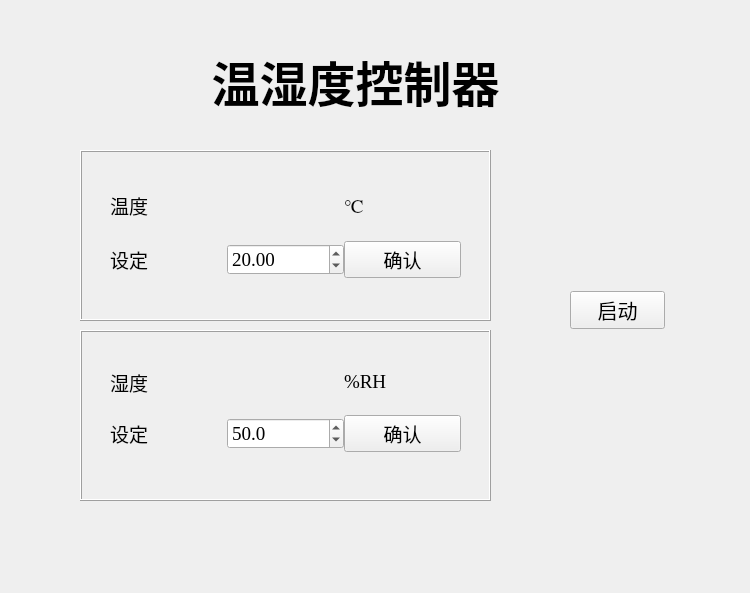
<?xml version="1.0" encoding="UTF-8"?>
<ui version="4.0">
 <class>Form_temset</class>
 <widget class="QWidget" name="Form_temset">
  <property name="geometry">
   <rect>
    <x>0</x>
    <y>0</y>
    <width>750</width>
    <height>593</height>
   </rect>
  </property>
  <property name="font">
   <font>
    <family>Times New Roman</family>
    <pointsize>14</pointsize>
    <weight>50</weight>
    <italic>false</italic>
    <bold>false</bold>
   </font>
  </property>
  <property name="mouseTracking">
   <bool>false</bool>
  </property>
  <property name="windowTitle">
   <string>Form</string>
  </property>
  <property name="autoFillBackground">
   <bool>false</bool>
  </property>
  <property name="styleSheet">
   <string notr="true"/>
  </property>
  <property name="windowFilePath">
   <string notr="true"/>
  </property>
  <widget class="QLabel" name="label_5">
   <property name="geometry">
    <rect>
     <x>100</x>
     <y>50</y>
     <width>511</width>
     <height>61</height>
    </rect>
   </property>
   <property name="font">
    <font>
     <family>Times New Roman</family>
     <pointsize>36</pointsize>
     <weight>75</weight>
     <italic>false</italic>
     <bold>true</bold>
     <stylestrategy>PreferDefault</stylestrategy>
    </font>
   </property>
   <property name="layoutDirection">
    <enum>Qt::LeftToRight</enum>
   </property>
   <property name="text">
    <string>温湿度控制器</string>
   </property>
   <property name="textFormat">
    <enum>Qt::AutoText</enum>
   </property>
   <property name="alignment">
    <set>Qt::AlignCenter</set>
   </property>
  </widget>
  <widget class="QFrame" name="frame">
   <property name="enabled">
    <bool>true</bool>
   </property>
   <property name="geometry">
    <rect>
     <x>1410</x>
     <y>50</y>
     <width>467</width>
     <height>281</height>
    </rect>
   </property>
   <property name="font">
    <font>
     <family>Adobe 宋体 Std L</family>
     <pointsize>10</pointsize>
     <weight>50</weight>
     <italic>false</italic>
     <bold>false</bold>
     <underline>false</underline>
    </font>
   </property>
   <property name="contextMenuPolicy">
    <enum>Qt::NoContextMenu</enum>
   </property>
   <property name="acceptDrops">
    <bool>false</bool>
   </property>
   <property name="styleSheet">
    <string notr="true">image: url(:/newPrefix/images/屏幕截图 2021-03-20 081356.png);</string>
   </property>
   <property name="frameShape">
    <enum>QFrame::NoFrame</enum>
   </property>
   <property name="frameShadow">
    <enum>QFrame::Raised</enum>
   </property>
  </widget>
  <widget class="QWidget" name="layoutWidget">
   <property name="geometry">
    <rect>
     <x>570</x>
     <y>230</y>
     <width>95</width>
     <height>161</height>
    </rect>
   </property>
   <layout class="QVBoxLayout" name="verticalLayout">
    <item>
     <widget class="QPushButton" name="pushButton">
      <property name="font">
       <font>
        <family>Txt</family>
        <pointsize>15</pointsize>
       </font>
      </property>
      <property name="styleSheet">
       <string notr="true"/>
      </property>
      <property name="text">
       <string>启动</string>
      </property>
      <property name="checkable">
       <bool>true</bool>
      </property>
      <property name="checked">
       <bool>false</bool>
      </property>
      <property name="autoRepeat">
       <bool>false</bool>
      </property>
     </widget>
    </item>
   </layout>
  </widget>
  <widget class="QFrame" name="frame_2">
   <property name="geometry">
    <rect>
     <x>80</x>
     <y>330</y>
     <width>411</width>
     <height>171</height>
    </rect>
   </property>
   <property name="frameShape">
    <enum>QFrame::Box</enum>
   </property>
   <property name="frameShadow">
    <enum>QFrame::Raised</enum>
   </property>
   <widget class="QWidget" name="">
    <property name="geometry">
     <rect>
      <x>30</x>
      <y>20</y>
      <width>351</width>
      <height>121</height>
     </rect>
    </property>
    <layout class="QGridLayout" name="gridLayout">
     <property name="spacing">
      <number>0</number>
     </property>
     <item row="0" column="0">
      <widget class="QLabel" name="label_4">
       <property name="sizePolicy">
        <sizepolicy hsizetype="Expanding" vsizetype="Fixed">
         <horstretch>0</horstretch>
         <verstretch>0</verstretch>
        </sizepolicy>
       </property>
       <property name="font">
        <font>
         <family>仿宋</family>
         <pointsize>14</pointsize>
         <weight>50</weight>
         <italic>false</italic>
         <bold>false</bold>
        </font>
       </property>
       <property name="text">
        <string>湿度</string>
       </property>
      </widget>
     </item>
     <item row="0" column="1" colspan="2">
      <widget class="QLabel" name="label_3">
       <property name="sizePolicy">
        <sizepolicy hsizetype="Expanding" vsizetype="Fixed">
         <horstretch>0</horstretch>
         <verstretch>0</verstretch>
        </sizepolicy>
       </property>
       <property name="font">
        <font>
         <pointsize>14</pointsize>
        </font>
       </property>
       <property name="text">
        <string/>
       </property>
      </widget>
     </item>
     <item row="0" column="3">
      <widget class="QLabel" name="label_7">
       <property name="sizePolicy">
        <sizepolicy hsizetype="Expanding" vsizetype="Fixed">
         <horstretch>0</horstretch>
         <verstretch>0</verstretch>
        </sizepolicy>
       </property>
       <property name="font">
        <font>
         <family>Times New Roman</family>
         <pointsize>14</pointsize>
         <weight>50</weight>
         <italic>false</italic>
         <bold>false</bold>
        </font>
       </property>
       <property name="text">
        <string>%RH</string>
       </property>
      </widget>
     </item>
     <item row="1" column="0" colspan="2">
      <widget class="QLabel" name="label_9">
       <property name="sizePolicy">
        <sizepolicy hsizetype="Expanding" vsizetype="Fixed">
         <horstretch>0</horstretch>
         <verstretch>0</verstretch>
        </sizepolicy>
       </property>
       <property name="font">
        <font>
         <family>楷体</family>
         <pointsize>14</pointsize>
        </font>
       </property>
       <property name="text">
        <string>设定</string>
       </property>
      </widget>
     </item>
     <item row="1" column="2">
      <widget class="QDoubleSpinBox" name="doubleSpinBox">
       <property name="enabled">
        <bool>true</bool>
       </property>
       <property name="sizePolicy">
        <sizepolicy hsizetype="Expanding" vsizetype="Fixed">
         <horstretch>0</horstretch>
         <verstretch>0</verstretch>
        </sizepolicy>
       </property>
       <property name="font">
        <font>
         <pointsize>14</pointsize>
        </font>
       </property>
       <property name="decimals">
        <number>1</number>
       </property>
       <property name="singleStep">
        <double>1.000000000000000</double>
       </property>
       <property name="value">
        <double>50.000000000000000</double>
       </property>
      </widget>
     </item>
     <item row="1" column="3">
      <widget class="QPushButton" name="pushButton_4">
       <property name="sizePolicy">
        <sizepolicy hsizetype="Expanding" vsizetype="Fixed">
         <horstretch>0</horstretch>
         <verstretch>0</verstretch>
        </sizepolicy>
       </property>
       <property name="font">
        <font>
         <pointsize>14</pointsize>
        </font>
       </property>
       <property name="layoutDirection">
        <enum>Qt::LeftToRight</enum>
       </property>
       <property name="text">
        <string>确认</string>
       </property>
      </widget>
     </item>
    </layout>
   </widget>
  </widget>
  <widget class="QFrame" name="frame_3">
   <property name="geometry">
    <rect>
     <x>80</x>
     <y>150</y>
     <width>411</width>
     <height>171</height>
    </rect>
   </property>
   <property name="frameShape">
    <enum>QFrame::Box</enum>
   </property>
   <property name="frameShadow">
    <enum>QFrame::Raised</enum>
   </property>
   <widget class="QWidget" name="gridLayoutWidget">
    <property name="geometry">
     <rect>
      <x>30</x>
      <y>20</y>
      <width>351</width>
      <height>131</height>
     </rect>
    </property>
    <layout class="QGridLayout" name="gridLayout_2">
     <property name="leftMargin">
      <number>0</number>
     </property>
     <property name="topMargin">
      <number>0</number>
     </property>
     <property name="rightMargin">
      <number>0</number>
     </property>
     <property name="bottomMargin">
      <number>0</number>
     </property>
     <property name="spacing">
      <number>0</number>
     </property>
     <item row="0" column="2">
      <widget class="QLabel" name="label_6">
       <property name="sizePolicy">
        <sizepolicy hsizetype="Ignored" vsizetype="Fixed">
         <horstretch>0</horstretch>
         <verstretch>0</verstretch>
        </sizepolicy>
       </property>
       <property name="font">
        <font>
         <family>Times New Roman</family>
         <pointsize>14</pointsize>
         <weight>50</weight>
         <italic>false</italic>
         <bold>false</bold>
        </font>
       </property>
       <property name="text">
        <string>℃</string>
       </property>
      </widget>
     </item>
     <item row="1" column="2">
      <widget class="QPushButton" name="pushButton_3">
       <property name="sizePolicy">
        <sizepolicy hsizetype="Ignored" vsizetype="Fixed">
         <horstretch>0</horstretch>
         <verstretch>0</verstretch>
        </sizepolicy>
       </property>
       <property name="font">
        <font>
         <pointsize>14</pointsize>
        </font>
       </property>
       <property name="layoutDirection">
        <enum>Qt::LeftToRight</enum>
       </property>
       <property name="text">
        <string>确认</string>
       </property>
      </widget>
     </item>
     <item row="0" column="1">
      <widget class="QLabel" name="label">
       <property name="sizePolicy">
        <sizepolicy hsizetype="Ignored" vsizetype="Fixed">
         <horstretch>0</horstretch>
         <verstretch>0</verstretch>
        </sizepolicy>
       </property>
       <property name="font">
        <font>
         <pointsize>14</pointsize>
        </font>
       </property>
       <property name="text">
        <string/>
       </property>
      </widget>
     </item>
     <item row="1" column="1">
      <widget class="QDoubleSpinBox" name="doubleSpinBox_2">
       <property name="sizePolicy">
        <sizepolicy hsizetype="Ignored" vsizetype="Fixed">
         <horstretch>0</horstretch>
         <verstretch>0</verstretch>
        </sizepolicy>
       </property>
       <property name="font">
        <font>
         <pointsize>14</pointsize>
        </font>
       </property>
       <property name="maximum">
        <double>100.000000000000000</double>
       </property>
       <property name="value">
        <double>20.000000000000000</double>
       </property>
      </widget>
     </item>
     <item row="0" column="0">
      <widget class="QLabel" name="label_2">
       <property name="sizePolicy">
        <sizepolicy hsizetype="Ignored" vsizetype="Fixed">
         <horstretch>0</horstretch>
         <verstretch>0</verstretch>
        </sizepolicy>
       </property>
       <property name="font">
        <font>
         <family>仿宋</family>
         <pointsize>14</pointsize>
         <weight>50</weight>
         <italic>false</italic>
         <bold>false</bold>
        </font>
       </property>
       <property name="text">
        <string>温度</string>
       </property>
      </widget>
     </item>
     <item row="1" column="0">
      <widget class="QLabel" name="label_8">
       <property name="sizePolicy">
        <sizepolicy hsizetype="Ignored" vsizetype="Fixed">
         <horstretch>0</horstretch>
         <verstretch>0</verstretch>
        </sizepolicy>
       </property>
       <property name="font">
        <font>
         <family>楷体</family>
         <pointsize>14</pointsize>
        </font>
       </property>
       <property name="text">
        <string>设定</string>
       </property>
      </widget>
     </item>
    </layout>
   </widget>
  </widget>
 </widget>
 <resources>
  <include location="loobo.qrc"/>
 </resources>
 <connections/>
</ui>
